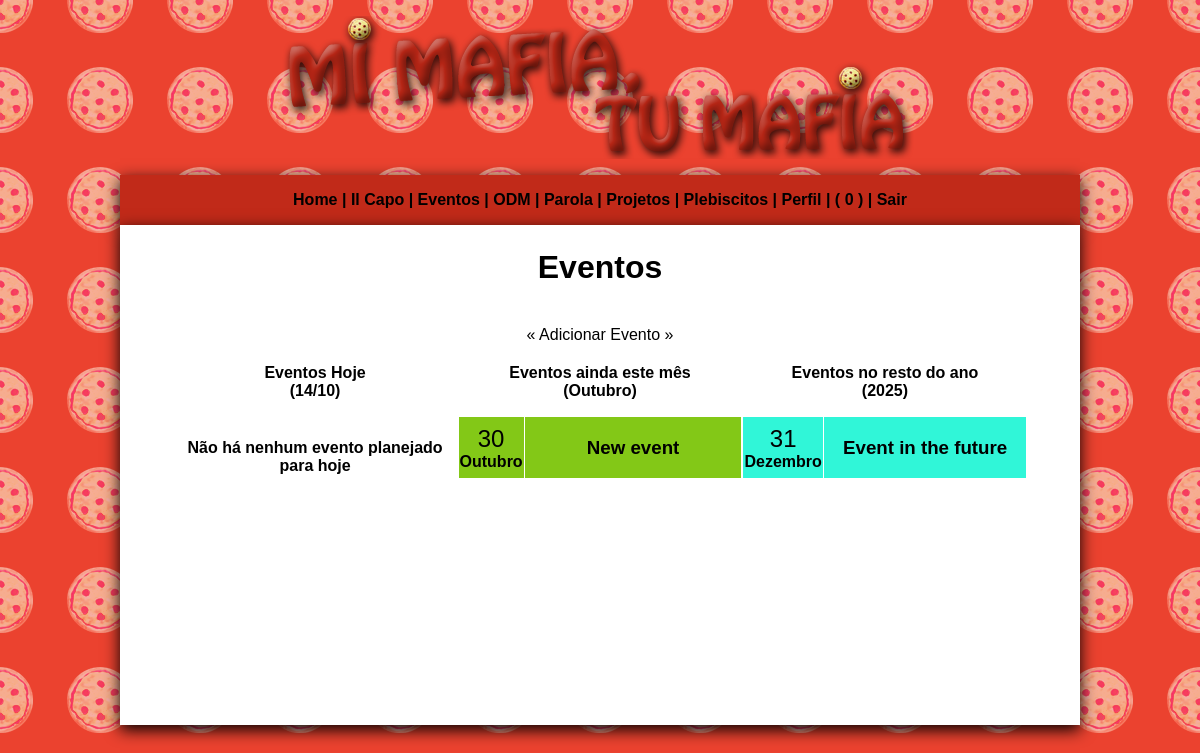
Screenshot of /events.php (signed in) with the database file from the repository.
### tables this page shows
CREATE TABLE `events` (
  `id_event` int(11) NOT NULL,
  `tit_event` varchar(255) NOT NULL,
  `desc_event` text DEFAULT NULL,
  `data_event` varchar(200) NOT NULL,
  `creat_event` varchar(200) NOT NULL
);

### events.php (the view, shortened to what this page needs)
<?php
include('conectar.php');
$hoje  = new DateTime();
?>
<!DOCTYPE html PUBLIC "-//W3C//DTD XHTML 1.0 Transitional//EN" "http://www.w3.org/TR/xhtml1/DTD/xhtml1-transitional.dtd">
<html xmlns="http://www.w3.org/1999/xhtml">
<head>
<link rel="stylesheet" href="css/geral.css" type="text/css" />
</head>
<body leftmargin="0" topmargin="0" background="img/back2.png">
<table cellpadding="0" cellspacing="0" width="100%" border="0">
  <tr>
    <td width="10%">&nbsp;</td>
    <td align="center" valign="bottom"><p><img src="img/tit.png"></p></td>
    <td width="10%">&nbsp;</td>
  </tr>
  <tr>
    <td>&nbsp;</td>
    <td bgcolor="#c12a19" align="center" style="box-shadow: 0px 5px 15px #000;
" height="50"><?php include ('menu.php');?></td>
    <td>&nbsp;</td>
  </tr>
  <tr>
    <td>&nbsp;</td>
    <td bgcolor="#FFFFFF" style="box-shadow: 0px 5px 15px #000;
" height="500" valign="top"><table width="100%" border="0">
      <tr>
        <td width="5%">&nbsp;</td>
        <td align="center"><h1>Eventos</h1><br />
<a href="addevent.php">&laquo; Adicionar Evento &raquo;</a></td>
        <td width="5%">&nbsp;</td>
      </tr>
      <tr>
        <td>&nbsp;</td>
        <td align="center">
        <table width="100%" cellpadding="0" cellspacing="0">
        <tr>
        <td width="33%" align="center">
        <p><b>Eventos Hoje<br />(<?php echo $hoje->format('d/m');?>)
</b></p>
        </td>
        <td width="33%" align="center">
        <p><b>Eventos ainda este mês<br />(<?php $mezu = $hoje->format('m'); include ('meses.php');?>)</b></p>
        </td>
        <td width="33%" align="center">
        <p><b>Eventos no resto do ano<br />(<?php echo $hoje->format('Y');?>)</b></p>
        </td>
        </tr>
        <tr>
        <td align="center">
        <?php
          $query_eventh = "SELECT * FROM events WHERE data_event = CURDATE() ORDER BY data_event ASC";
          $stmt_eventh = $conexao->prepare($query_eventh);
          $stmt_eventh->execute();
          $rs_eventh = $stmt_eventh->get_result();
          $neventh = $rs_eventh->num_rows;
          if($neventh == 0){
	      ?>
          <br />
          <b>Não há nenhum evento planejado para hoje</b>
      <?php
        }
      ?>
      </td>
        <td align="center">
        <?php
          $currentYear = $hoje->format('Y');
          $currentMonth = $hoje->format('m');
          $query_eventm = "SELECT * FROM events WHERE YEAR(data_event) = ? AND MONTH(data_event) = ? AND data_event > CURDATE() ORDER BY data_event ASC";
          $stmt_eventm  = $conexao->prepare($query_eventm);
          $stmt_eventm->bind_param("ss", $currentYear, $currentMonth);
          $stmt_eventm->execute();
          $rs_eventm = $stmt_eventm->get_result();
          $neventm    = $rs_eventm->num_rows;
          if($neventm == 0){
	      ?>
        <br />
          <b>Não há nenhum evento próximo até o fim do mês! :/</b>
        <?php
          }else{
		    ?>
        <table width="100%" border="0" cellpadding="1" cellspacing="1">
        <?php
            while($eventinfom = $rs_eventm->fetch_assoc()){
              $id_eventm	    = $eventinfom['id_event'];
              $data_eventm    = new DateTime($eventinfom['data_event']);
              $dia_eventm     = $data_eventm->format('d');
              $mes_eventm     = $data_eventm->format('m');
              $tit_eventm     = $eventinfom['tit_event'];
          ?>
              <tr>
                <td bgcolor="#83c817" width="23%">
                  <table border="0" align="center" width="100%" cellpadding="0" cellspacing="0">
                    <tr>
                      <td align="center">
                        <font size="+2"><?=$dia_eventm;?></font>
                      </td>
                    </tr>
                    <tr>
                      <td align="center">
                        <b><?php
                          $mezu = $mes_eventm;
                          include('meses.php'); ?></b>
                      </td>
                    </tr>
                  </table>
                </td>
                <td bgcolor="#83c817" align="center" width="77%">
                  <a href="eventsee.php?i=<?=$id_eventm;?>"> <h3><?=$tit_eventm?></h3></a>
                </td>
              </tr>
          <?php
            }
          ?>
        </table>
        <?php
          }
        ?>
        </td>
        <td align="center">
        <?php
          $currentYear  = $hoje->format('Y');
          $currentMonth = $hoje->format('m');
          $query_eventa = "SELECT * FROM events WHERE YEAR(data_event) = ? AND MONTH(data_event) > ? AND data_event > CURDATE() ORDER BY data_event ASC";
          $stmt_eventa  = $conexao->prepare($query_eventa);
          $stmt_eventa->bind_param("ss", $currentYear, $currentMonth);
          $stmt_eventa->execute();
          $rs_eventa  = $stmt_eventa->get_result();
          $neventa    = $rs_eventa->num_rows;
          if($neventa == 0){
        ?>
        <br />
          <b>Não há nenhum evento planejado até o fim do ano</b>
        <?php
          }else{
		    ?>
          <table width="100%" border="0" cellpadding="1" cellspacing="1">
          <?php
            while($eventinfoa = $rs_eventa->fetch_assoc()){
              $id_eventa	    = $eventinfoa['id_event'];
              $data_eventa    = new DateTime($eventinfoa['data_event']);
              $dia_eventa     = $data_eventa->format('d');
              $mes_eventa     = $data_eventa->format('m');
              $tit_eventa     = $eventinfoa['tit_event'];
          ?>
            <tr>
              <td bgcolor="#30f6d8" width="23%">
                <table border="0" align="center" width="100%" cellpadding="0" cellspacing="0">
                  <tr>
                    <td align="center">
                      <font size="+2"><?=$dia_eventa;?></font>
                    </td>
                  </tr>
                  <tr>
                    <td align="center">
                      <b><?php
                        $mezu = $mes_eventa;
                        include('meses.php'); ?></b>
                    </td>
                  </tr>
                  </table>
              </td>
              <td bgcolor="#30f6d8" align="center" width="77%">
                <a href="eventsee.php?i=<?=$id_eventa;?>"> <h3><?=$tit_eventa?></h3></a>
            </td>
          </tr>
          <?php
            }
          ?>
          </table>
        <?php } ?>
        </td>
        </tr>
        </table>
        </td>
        <td>&nbsp;</td>
      </tr>
    </table>
    </td>
    <td>&nbsp;</td>
  </tr>
</table>
</body>
</html>

### meses.php (shortened to what this page needs)
<?php
switch($mezu){
	case '10':
		echo 'Outubro';
	break;
	case '12':
		echo 'Dezembro';
	break;
}
?>

### css/geral.css (style rules this page uses)
body { font-family:Verdana, Geneva, sans-serif; }
a { text-decoration:none; color:#000; }

### rows the page displays
events: data_event "30", shows "Outubro", tit_event "New event"
events: data_event "31", shows "Dezembro", tit_event "Event in the future"
